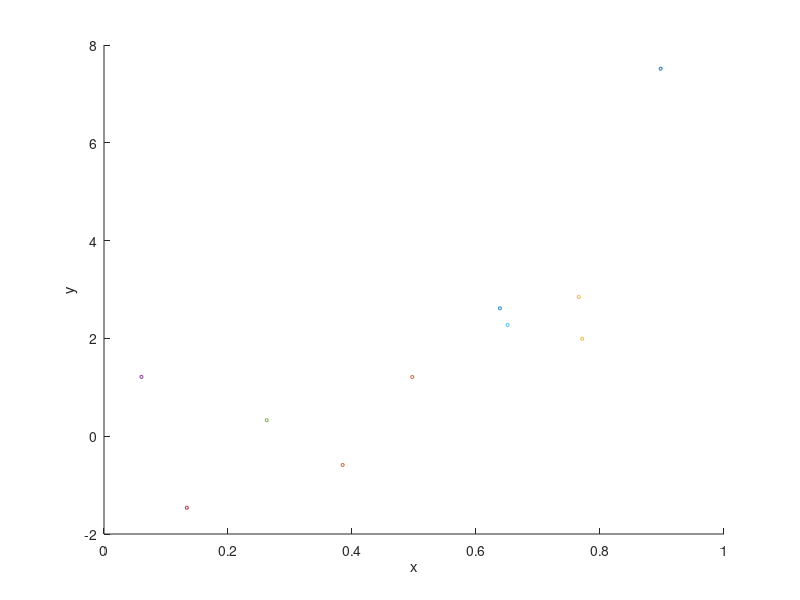
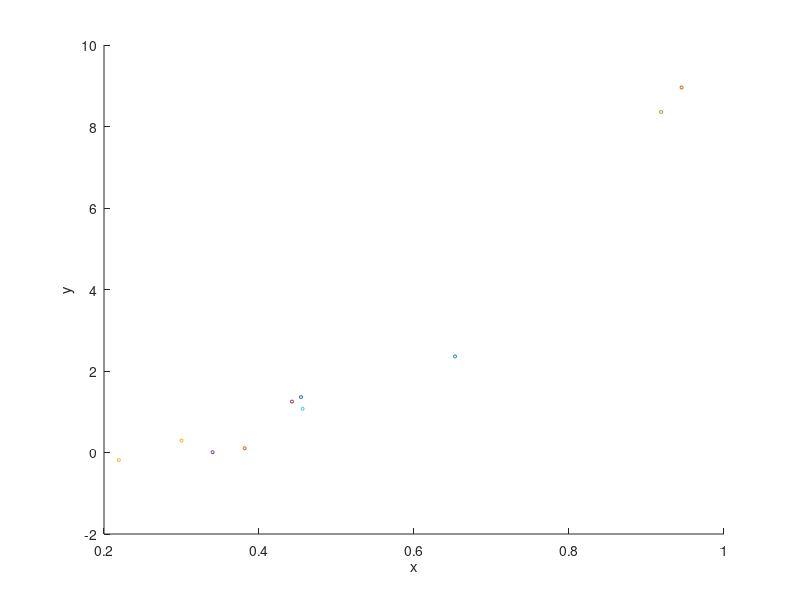
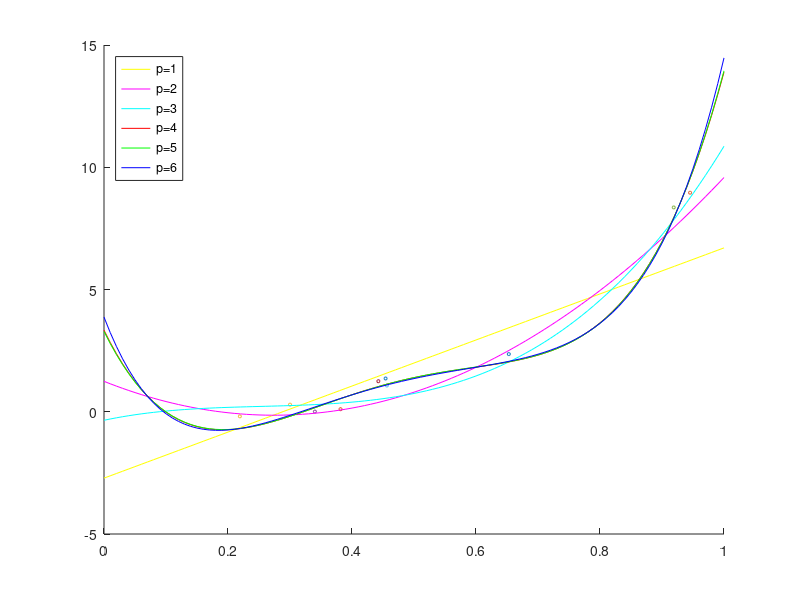
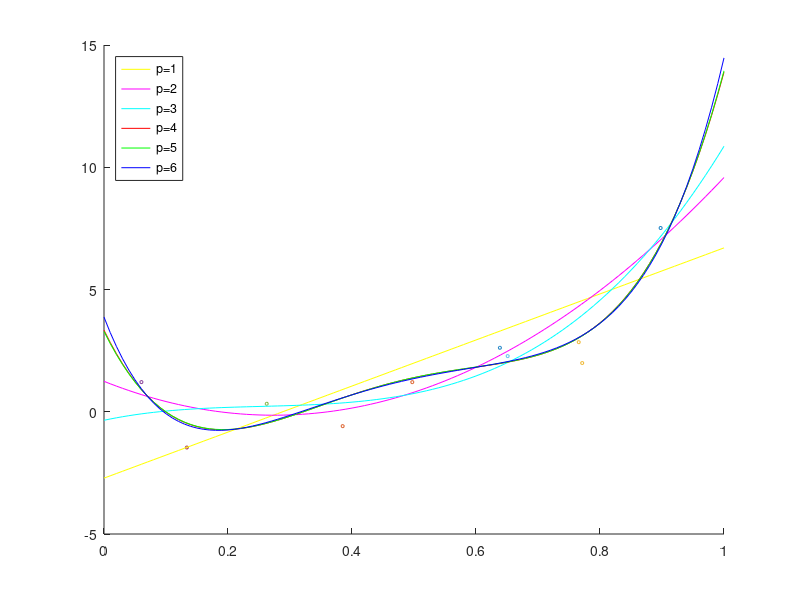

These figures' MATLAB source, in order:
%Evaluation model
%Question 7 (missing 6)
load('reg_data_set_2.mat');

%Using first half for training and second half for validation
trainx = x(1:(length(x)/2));
trainy = y(1:(length(y)/2));

figure(1);

scatter(trainx(1),trainy(1),5,'blue');
hold on;
for i=2:length(trainx)
    scatter(trainx(i),trainy(i),5,'blue');
end
xlabel('x')
ylabel('y')
hold off;

valx = x((length(x)/2+1):length(x));
valy = y((length(y)/2+1):length(y));

figure(2);
scatter(valx(1),valy(1),5,'blue');
hold on;
for i=2:length(valx)
    scatter(valx(i),valy(i),5,'blue');
end
xlabel('x')
ylabel('y')
hold off;

%Computing analitical model
tx1 = [ones(length(x),1) x ];
tx2 = [ones(length(x),1) x x.^2];
tx3 = [ones(length(x),1) x x.^2 x.^3];
tx4 = [ones(length(x),1) x x.^2 x.^3 x.^4];
tx5 = [ones(length(x),1) x x.^2 x.^3 x.^4 x.^5];
tx6 = [ones(length(x),1) x x.^2 x.^3 x.^4 x.^5 x.^6];

tw1 = (tx1'*tx1)\(tx1'*y);
tw2 = (tx2'*tx2)\(tx2'*y);
tw3 = (tx3'*tx3)\(tx3'*y);
tw4 = (tx4'*tx4)\(tx4'*y);
tw5 = (tx5'*tx5)\(tx5'*y);
tw6 = (tx6'*tx6)\(tx6'*y);

i = 0:0.01:1;
f1 = tw1(1) + tw1(2)*i;
f2 = tw2(1) + tw2(2)*i + tw2(3)*i.^2;
f3 = tw3(1) + tw3(2)*i + tw3(3)*i.^2 + tw3(4)*i.^3;
f4 = tw4(1) + tw4(2)*i + tw4(3)*i.^2 + tw4(4)*i.^3 + tw4(5)*i.^4;
f5 = tw5(1) + tw5(2)*i + tw5(3)*i.^2 + tw5(4)*i.^3 + tw5(5)*i.^4 + tw5(6)*i.^5;
f6 = tw6(1) + tw6(2)*i + tw6(3)*i.^2 + tw6(4)*i.^3 + tw6(5)*i.^4 + tw6(6)*i.^5 + tw6(7)*i.^6;

%plot validation set and the 6 models
figure(3);
scatter(valx(1),valy(1),5,'black');
hold on;
for p=2:length(valx)
    scatter(valx(p),valy(p),5,'blue');
end
hline1 = plot( i, f1, 'y' );
hline2 = plot( i, f2, 'm' );
hline3 = plot( i, f3, 'c' );
hline4 = plot( i, f4, 'r' );
hline5 = plot( i, f5, 'g' );
hline6 = plot( i, f6, 'b' );
legend([hline1,hline2,hline3,hline4,hline5,hline6],'p=1','p=2','p=3','p=4','p=5','p=6','Location','northwest')

hold off;

%plot training set and the 6 models
figure(4);
scatter(trainx(1),trainy(1),5,'black');
hold on;
for p=2:length(trainx)
    scatter(trainx(p),trainy(p),5,'blue');
end
hline1 = plot( i, f1, 'y' );
hline2 = plot( i, f2, 'm' );
hline3 = plot( i, f3, 'c' );
hline4 = plot( i, f4, 'r' );
hline5 = plot( i, f5, 'g' );
hline6 = plot( i, f6, 'b' );
legend([hline1,hline2,hline3,hline4,hline5,hline6],'p=1','p=2','p=3','p=4','p=5','p=6','Location','northwest')
hold off;

%Compute the RMS
i = sort(trainx);
f1 = tw1(1) + tw1(2)*i;
f2 = tw2(1) + tw2(2)*i + tw2(3)*i.^2;
f3 = tw3(1) + tw3(2)*i + tw3(3)*i.^2 + tw3(4)*i.^3;
f4 = tw4(1) + tw4(2)*i + tw4(3)*i.^2 + tw4(4)*i.^3 + tw4(5)*i.^4;
f5 = tw5(1) + tw5(2)*i + tw5(3)*i.^2 + tw5(4)*i.^3 + tw5(5)*i.^4 + tw5(6)*i.^5;
f6 = tw6(1) + tw6(2)*i + tw6(3)*i.^2 + tw6(4)*i.^3 + tw6(5)*i.^4 + tw6(6)*i.^5 + tw6(7)*i.^6;



tRMS1 = sqrt(pdist2(f1', sort(trainy)'));
tRMS2 = sqrt(pdist2(f2', sort(trainy)'));
tRMS3 = sqrt(pdist2(f3', sort(trainy)'));
tRMS4 = sqrt(pdist2(f4', sort(trainy)'));
tRMS5 = sqrt(pdist2(f5', sort(trainy)'));
tRMS6 = sqrt(pdist2(f6', sort(trainy)'));
vRMS1 = sqrt(pdist2(f1', sort(valy)'));
vRMS2 = sqrt(pdist2(f2', sort(valy)'));
vRMS3 = sqrt(pdist2(f3', sort(valy)'));
vRMS4 = sqrt(pdist2(f4', sort(valy)'));
vRMS5 = sqrt(pdist2(f5', sort(valy)'));
vRMS6 = sqrt(pdist2(f6', sort(valy)'));

p = 1:6;
tRMS = [tRMS1 tRMS2 tRMS3 tRMS4 tRMS5 tRMS6];
vRMS = [vRMS1 vRMS2 vRMS3 vRMS4 vRMS5 vRMS6];

figure(5);
hline1 = plot(p, tRMS, 'g');
hold on;
hline2 = plot(p, vRMS, 'r');
legend([hline1,hline2],'tRMS','vRMS','Location','northwest');

hold off;